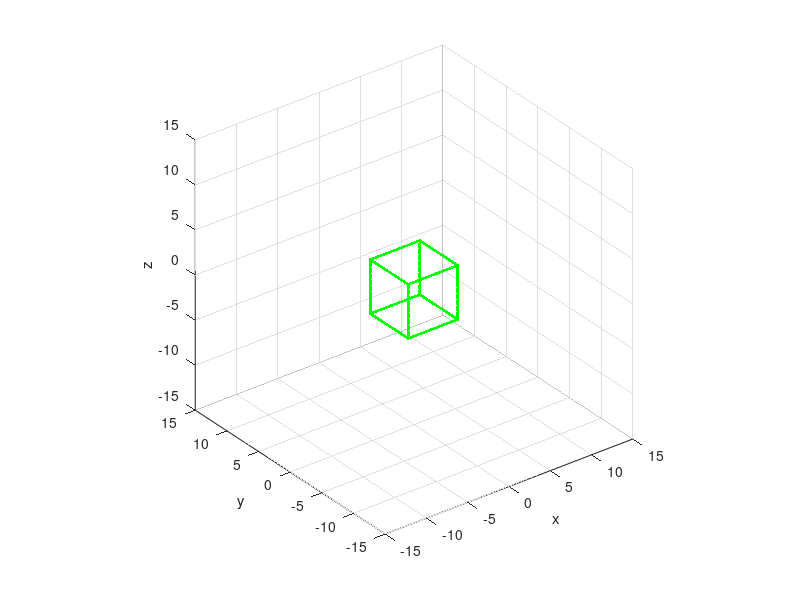

Write MATLAB code to recreate this figure. (Note: this script raises an error after producing the figure.)
% ROTATING CUBE FRAME
% This program requires the created funcions rot3 and trans3

% Creating the cube lines
n= 100;
L1 = [linspace(-3,3,n);
    (ones(1,n)*-3);
    (ones(1,n)*-3)];
L2 = [(ones(1,n)*-3);
    linspace(-3,3,n);
    (ones(1,n)*-3)];
L3 = [linspace(-3,3,n);
    (ones(1,n)*3);
    (ones(1,n)*-3)];
L4 = [(ones(1,n)*3);
    linspace(-3,3,n);
    (ones(1,n)*-3)];
L5 = [linspace(-3,3,n);
    (ones(1,n)*-3);
    (ones(1,n)*3)];
L6 = [(ones(1,n)*-3);
    linspace(-3,3,n);
    (ones(1,n)*3)];
L7 = [linspace(-3,3,n);
    (ones(1,n)*3);
    (ones(1,n)*3)];
L8 = [(ones(1,n)*3);
    linspace(-3,3,n);
    (ones(1,n)*3)];
L9 = [(ones(1,n)*-3);
    (ones(1,n)*-3);
    linspace(-3,3,n)];
L10 = [(ones(1,n)*3);
    (ones(1,n)*-3);
    linspace(-3,3,n)];
L11 = [(ones(1,n)*-3);
    (ones(1,n)*3);
    linspace(-3,3,n)];
L12 = [(ones(1,n)*3);
    (ones(1,n)*3);
    linspace(-3,3,n)];

% Creating entire cube
cube = [L1 L2 L3 L4 L5 L6 L7 L8 L9 L10 L11 L12];
cube = [cube; ones(1,12*n)];

% Plot cube
plot3(cube(1,:), cube(2,:), cube(3,:), '.r')
hold on
axis equal
axis([-15 15 -15 15 -15 15])
grid on
xlabel("x")
ylabel("y")
zlabel("z")

pause(1)

% Create copy of cube and display
r_cube = cube;
h=plot3(r_cube(1,:), r_cube(2,:), r_cube(3,:), '.g');

% Animate cube
n_frames = 30;
r = linspace(0,pi/2,n_frames);
t = linspace(0,10,n_frames);

for a = 1:n_frames
    r_cube = trans3(t(a),0,0)*cube;
    set(h, "XData", r_cube(1,:), "YData", r_cube(2,:), "ZData",  r_cube(3,:))
    pause(0.05)
end

for a = linspace(0,pi,n_frames)
    r_cube = rot3("y",a)*trans3(10,0,0)*cube;
    set(h, "XData", r_cube(1,:), "YData", r_cube(2,:), "ZData",  r_cube(3,:))
    pause(0.05)
end

for a = linspace(0,pi/4,n_frames)
    r_cube = rot3("y",pi)*trans3(10,0,0)*rot3("x",a)*cube;
    set(h, "XData", r_cube(1,:), "YData", r_cube(2,:), "ZData",  r_cube(3,:))
    pause(0.05)
end

% for a = linspace(0,pi/2,n_frames)
%     r_cube = rot3("z",a)*rot3("y",pi)*trans3(10,0,0)*rot3("x",pi/4)*cube;
%     set(h, "XData", r_cube(1,:), "YData", r_cube(2,:), "ZData",  r_cube(3,:))
%     pause(0.05)
% end
% 
% for a = linspace(0,pi/2,n_frames)
%     r_cube = rot3("x",-a)*rot3("z",pi/2)*rot3("y",pi)*trans3(10,0,0)*rot3("x",pi/4)*cube;
%     set(h, "XData", r_cube(1,:), "YData", r_cube(2,:), "ZData",  r_cube(3,:))
%     pause(0.05)
% end
% 
% for a = linspace(0,4,n_frames)
%     r_cube = trans3(0,0,-a)*rot3("x",-pi/2)*rot3("z",pi/2)*rot3("y",pi)*trans3(10,0,0)*rot3("x",pi/4)*cube;
%     set(h, "XData", r_cube(1,:), "YData", r_cube(2,:), "ZData",  r_cube(3,:))
%     pause(0.05)
% end

hold off

